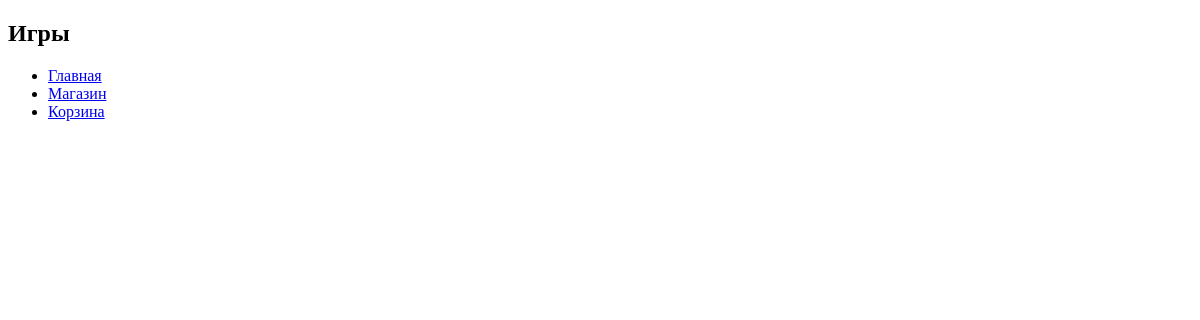
The page /platform/games/ on the database as committed earlier.
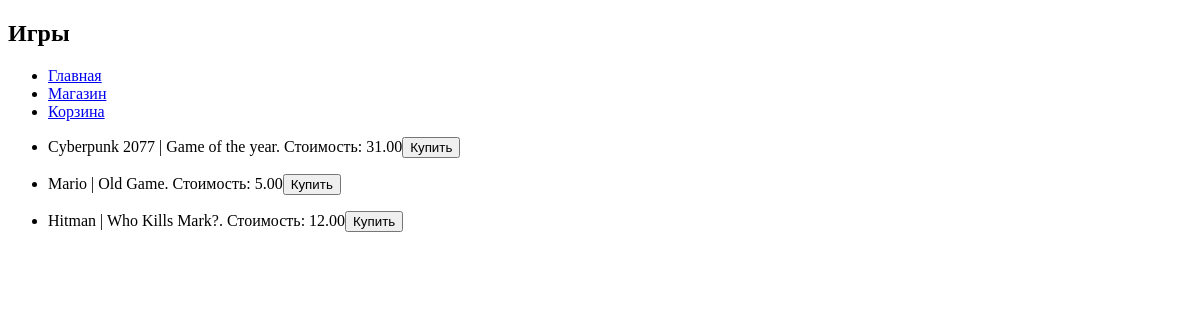
The same page on the database as committed later.
### task1/models.py (models this page shows)
class Game(models.Model):
    title = models.CharField(max_length=200)
    cost = models.DecimalField(decimal_places=2, max_digits=10)
    size = models.DecimalField(decimal_places=2, max_digits=10)
    description = models.TextField()
    age_limited = models.BooleanField(default=False)
    buyer = models.ManyToManyField(Buyer, related_name='games')

### task1/views.py (the view)
# urls.py: path('platform/games/', games),
def games(request):
    games = Game.objects.all()
    context = {
        'games': games
    }
    return render(request, 'games.html', context)

### templates/games.html (shortened to what this page needs)
{% extends 'menu.html' %}
{% block pagename %}
    <h2>Игры</h2>
{% endblock %}
{% block content %}
<ul>
    {% for i in games %}
    <li>
        <p> {{ i.title }} | {{i.description }}. Стоимость: {{ i.cost }}<button>Купить</button></p>
    </li>
    {% endfor %}
</ul>
{% endblock %}

### templates/menu.html (shortened to what this page needs)
<!DOCTYPE html>
<html lang="en">
<head>
</head>
<body>
    {% block pagename %}{% endblock %}
    {% block menu %}
    <ul>
        <li>
            <a href="/platform">Главная</a>
        </li>
         <li>
            <a href="/platform/games">Магазин</a>
        </li>
         <li>
            <a href="/platform/cart">Корзина</a>
        </li>
    </ul>
    {% endblock %}
    {% block content %}
    {% endblock %}
</body>
</html>

Rows that differ between the two databases and show on the page:
added Game: title "Cyberpunk 2077", description "Game of the year", cost "31.00"
added Game: title "Mario", description "Old Game", cost "5.00"
added Game: title "Hitman", description "Who Kills Mark?", cost "12.00"
